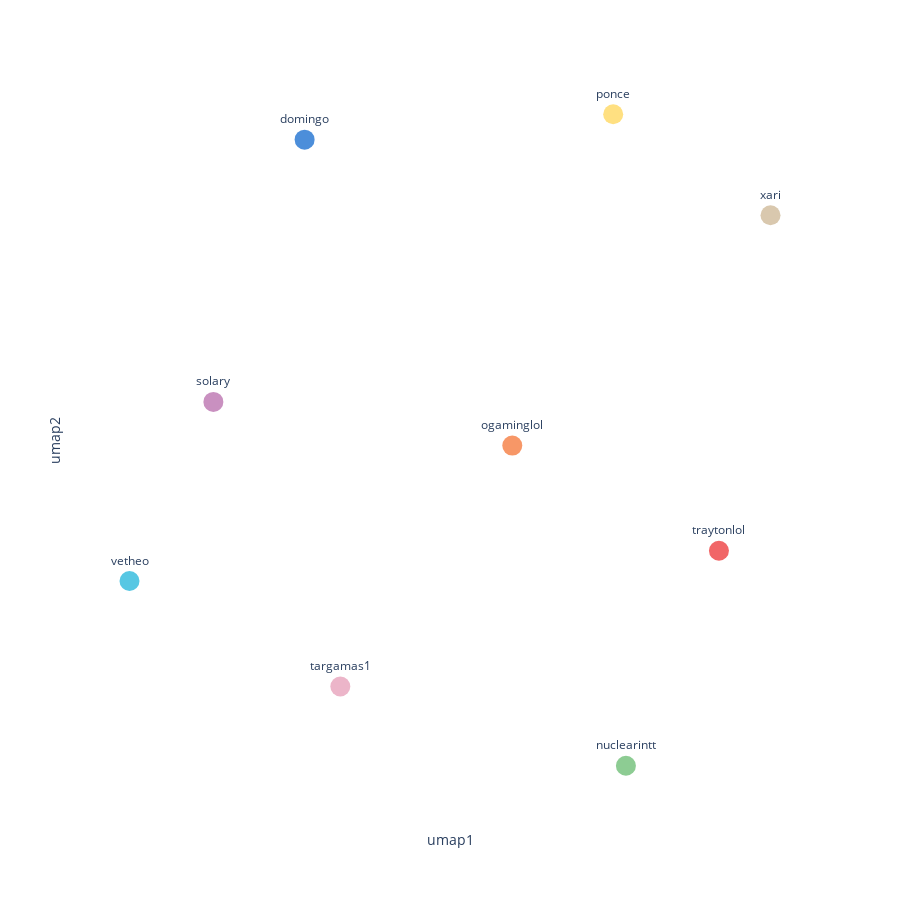

The notebook cell this image was saved under:
### Code cell
v1_df = visualize_embedding(embeddingDimension=8, iterationWeights=[1], relationshipWeightProperty="similarity", randomSeed=24)

### Figure 1 — Plotly figure (JSON) as saved in the notebook; plotly's stock layout.template omitted (floating-point values rounded to 4 significant figures)
{"data": [{"hovertemplate": "<b>%{hovertext}</b><br><br>umap1=%{x}<br>umap2=%{y}<br>name=%{text}<extra></extra>", "hovertext": ["solary"], "legendgroup": "", "marker": {"color": "#C990C0", "size": 20, "symbol": "circle"}, "mode": "markers+text", "name": "", "orientation": "v", "showlegend": false, "text": ["solary"], "textposition": "top center", "type": "scatter", "x": [2.532], "xaxis": "x", "y": [10.41], "yaxis": "y"}, {"hovertemplate": "<b>%{hovertext}</b><br><br>umap1=%{x}<br>umap2=%{y}<br>name=%{text}<extra></extra>", "hovertext": ["traytonlol"], "legendgroup": "", "marker": {"color": "#F16667", "size": 20, "symbol": "circle"}, "mode": "markers+text", "name": "", "orientation": "v", "showlegend": false, "text": ["traytonlol"], "textposition": "top center", "type": "scatter", "x": [4.191], "xaxis": "x", "y": [9.918], "yaxis": "y"}, {"hovertemplate": "<b>%{hovertext}</b><br><br>umap1=%{x}<br>umap2=%{y}<br>name=%{text}<extra></extra>", "hovertext": ["ogaminglol"], "legendgroup": "", "marker": {"color": "#F79767", "size": 20, "symbol": "circle"}, "mode": "markers+text", "name": "", "orientation": "v", "showlegend": false, "text": ["ogaminglol"], "textposition": "top center", "type": "scatter", "x": [3.513], "xaxis": "x", "y": [10.26], "yaxis": "y"}, {"hovertemplate": "<b>%{hovertext}</b><br><br>umap1=%{x}<br>umap2=%{y}<br>name=%{text}<extra></extra>", "hovertext": ["vetheo"], "legendgroup": "", "marker": {"color": "#57C7E3", "size": 20, "symbol": "circle"}, "mode": "markers+text", "name": "", "orientation": "v", "showlegend": false, "text": ["vetheo"], "textposition": "top center", "type": "scatter", "x": [2.257], "xaxis": "x", "y": [9.819], "yaxis": "y"}, {"hovertemplate": "<b>%{hovertext}</b><br><br>umap1=%{x}<br>umap2=%{y}<br>name=%{text}<extra></extra>", "hovertext": ["targamas1"], "legendgroup": "", "marker": {"color": "#ECB5C9", "size": 20, "symbol": "circle"}, "mode": "markers+text", "name": "", "orientation": "v", "showlegend": false, "text": ["targamas1"], "textposition": "top center", "type": "scatter", "x": [2.949], "xaxis": "x", "y": [9.473], "yaxis": "y"}, {"hovertemplate": "<b>%{hovertext}</b><br><br>umap1=%{x}<br>umap2=%{y}<br>name=%{text}<extra></extra>", "hovertext": ["ponce"], "legendgroup": "", "marker": {"color": "#FFE081", "size": 20, "symbol": "circle"}, "mode": "markers+text", "name": "", "orientation": "v", "showlegend": false, "text": ["ponce"], "textposition": "top center", "type": "scatter", "x": [3.844], "xaxis": "x", "y": [11.35], "yaxis": "y"}, {"hovertemplate": "<b>%{hovertext}</b><br><br>umap1=%{x}<br>umap2=%{y}<br>name=%{text}<extra></extra>", "hovertext": ["domingo"], "legendgroup": "", "marker": {"color": "#4C8EDA", "size": 20, "symbol": "circle"}, "mode": "markers+text", "name": "", "orientation": "v", "showlegend": false, "text": ["domingo"], "textposition": "top center", "type": "scatter", "x": [2.832], "xaxis": "x", "y": [11.27], "yaxis": "y"}, {"hovertemplate": "<b>%{hovertext}</b><br><br>umap1=%{x}<br>umap2=%{y}<br>name=%{text}<extra></extra>", "hovertext": ["xari"], "legendgroup": "", "marker": {"color": "#D9C8AE", "size": 20, "symbol": "circle"}, "mode": "markers+text", "name": "", "orientation": "v", "showlegend": false, "text": ["xari"], "textposition": "top center", "type": "scatter", "x": [4.36], "xaxis": "x", "y": [11.02], "yaxis": "y"}, {"hovertemplate": "<b>%{hovertext}</b><br><br>umap1=%{x}<br>umap2=%{y}<br>name=%{text}<extra></extra>", "hovertext": ["nuclearintt"], "legendgroup": "", "marker": {"color": "#8DCC93", "size": 20, "symbol": "circle"}, "mode": "markers+text", "name": "", "orientation": "v", "showlegend": false, "text": ["nuclearintt"], "textposition": "top center", "type": "scatter", "x": [3.886], "xaxis": "x", "y": [9.213], "yaxis": "y"}], "layout": {"height": 900, "legend": {"tracegroupgap": 0}, "margin": {"t": 60}, "paper_bgcolor": "white", "plot_bgcolor": "white", "width": 900, "xaxis": {"anchor": "y", "domain": [0, 1], "showticklabels": false, "title": {"text": "umap1"}}, "yaxis": {"anchor": "x", "domain": [0, 1], "scaleanchor": "x", "scaleratio": 1, "showticklabels": false, "title": {"text": "umap2"}}}}
